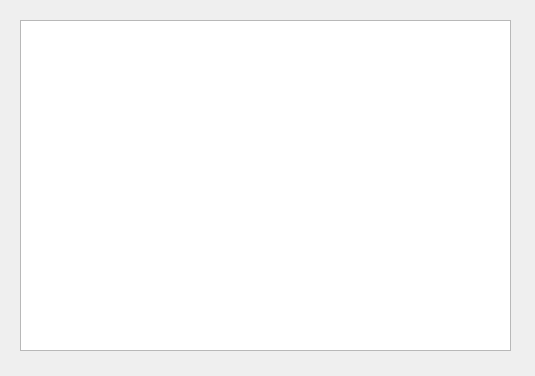
<?xml version="1.0" encoding="UTF-8"?>
<ui version="4.0">
 <class>LicenseWindow</class>
 <widget class="QWidget" name="LicenseWindow">
  <property name="geometry">
   <rect>
    <x>0</x>
    <y>0</y>
    <width>535</width>
    <height>376</height>
   </rect>
  </property>
  <property name="windowTitle">
   <string>LicenseWindow</string>
  </property>
  <widget class="QPlainTextEdit" name="plainTextEdit">
   <property name="geometry">
    <rect>
     <x>20</x>
     <y>20</y>
     <width>491</width>
     <height>331</height>
    </rect>
   </property>
   <property name="readOnly">
    <bool>true</bool>
   </property>
  </widget>
 </widget>
 <layoutdefault spacing="6" margin="11"/>
 <resources/>
 <connections/>
</ui>
